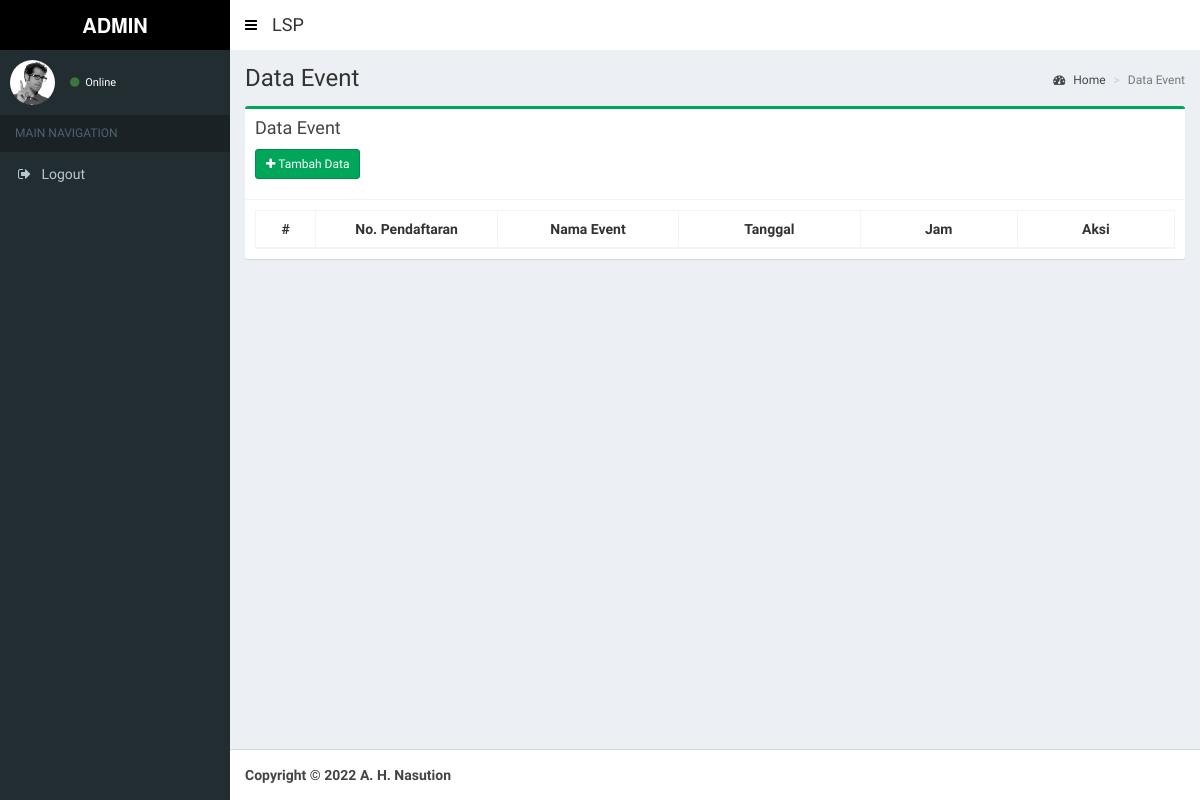
The app's page /index.php/event, older data.
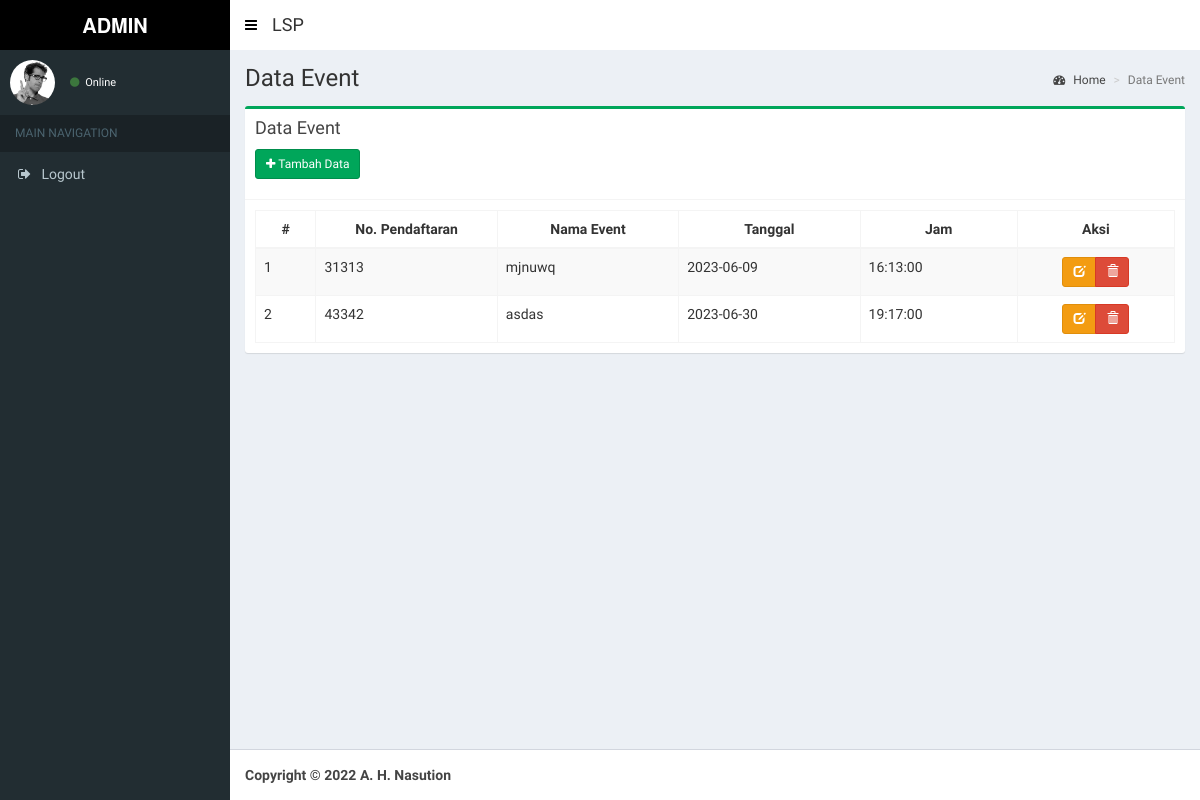
The same page, newer data.
### tables this page shows
CREATE TABLE `tbl_event` (
  `id_event` int NOT NULL,
  `id_pendaftaran` int NOT NULL,
  `nama_event` varchar(50) NOT NULL,
  `tanggal_event` date NOT NULL,
  `jam_event` time NOT NULL
);

CREATE TABLE `tbl_pendaftaran` (
  `id_pendaftaran` int NOT NULL,
  `no_pendaftaran` varchar(50) NOT NULL,
  `tgl_pendaftaran` date NOT NULL,
  `id_asesi` int NOT NULL,
  `id_asesor` int NOT NULL,
  `id_skema` int NOT NULL,
  `apl01` int NOT NULL,
  `apl02` int NOT NULL,
  `sertifikat` varchar(50) NOT NULL,
  `status_pendaftaran` varchar(50) NOT NULL
);

### application/views/layout/v_content.php (called while the page is built, shortened)
 	<?php
	if ($content)
	{
		$this->load->view($content);
	}
?>

### application/controllers/Event.php (called while the page is built, shortened)
<?php
class Event extends CI_Controller {
	public function __construct()
	{
		$this->load->model('Event_model', 'event');
		$this->load->model('Pendaftaran_model', 'pendaftaran');
		$this->load->helper('tgl_indo');
		$this->load->helper('security');
	}
	public function index()
	{
		$data = array(
			'title'			=> 'LSP',
			'judul'			=> 'Data Event',
			'data' 			=> $this->event->tabel()->result(),
			'content'		=> 'event/v_content',
			'ajax'	 		=> 'event/v_ajax'
		);
		$this->load->view('layout/v_wrapper', $data, FALSE);
	}
}

### index.php (called while the page is built, shortened)
<?php
require_once BASEPATH.'core/CodeIgniter.php';

### application/models/Event_model.php (called while the page is built, shortened)
<?php
class Event_model extends CI_Model {
	public function tabel($where = null)
	{
		if($where == null){
			$this->db->select('*');
			$this->db->from('tbl_event');
			$this->db->join('tbl_pendaftaran', 'tbl_event.id_pendaftaran = tbl_pendaftaran.id_pendaftaran');
			$this->db->order_by('tbl_event.id_event', 'Asc');
			$query = $this->db->get();
		}
		return $query;
	}
}

### application/views/event/v_content.php (the view, shortened to what this page needs)
<section class="content-header">
  <h1>
    <?= $judul ?>
  </h1>
  <ol class="breadcrumb">
    <li><a href="<?= base_url() ?>dashboard"><i class="fa fa-dashboard"></i> Home</a></li>
    <li class="active"><?= $judul ?></li>
  </ol>
</section>
<section class="content">
  <div class="row">
    <div class="col-xs-12">
      <div class="box box-success">
        <div class="box-header with-border">
          <h3 class="box-title">Data Event</h3>
          <div style="padding-top: 10px;">
          <p><a href="<?= base_url(); ?>event/add" class="btn btn-sm btn-success icon-btn"><i class="fa fa-plus"></i> Tambah Data</a></p>
          </div>
        </div>
        <div class="box-body table-responsive">
          <table id="example1" class="table table-bordered table-striped" style="width: 100%;">
              <thead>
                  <tr>
                      <th style="width: 5%;text-align: center;">#</th>
                      <th style="width: 15%;text-align: center;">No. Pendaftaran</th>
                      <th style="width: 15%;text-align: center;">Nama Event</th>
                      <th style="width: 15%;text-align: center;">Tanggal</th>
                      <th style="width: 13%;text-align: center;">Jam</th>
                      <th style="width: 13%;text-align: center;">Aksi</th>
                  </tr>
              </thead>
              <tbody>
                  <?php $total= 0; $no=1; foreach($data as $row){  ?>
                  <tr>
                      <td><?= $no++ ?></td>
                      <td><?= $row->no_pendaftaran ?></td>
                      <td><?= $row->nama_event ?></td>
                      <td><?= $row->tanggal_event ?></td>
                      <td><?= $row->jam_event ?></td>
                      <td style="text-align: center;">
                          <form action="<?= base_url() ?>event/delete/<?= $row->id_event ?>" method="post">
                              <div class="btn-group">
                                  <a href="<?= base_url() ?>event/edit/<?= $row->id_event ?>" class=" btn btn-sm btn-warning" data-toggle="tooltip" title="Edit"><span class="glyphicon glyphicon-edit"></span></a>
                                  <button class="btn btn-sm btn-danger" type="submit" onclick="return confirm('Yakin ingin menghapus data?')" data-toggle="tooltip" title="Hapus"><span class="glyphicon glyphicon-trash"></span></button>
                              </div>
                          </form>
                      </td>
                  </tr>
                <?php } ?>
              </tbody>
          </table>
        </div>
      </div>
    </div>
  </div>
</section>

Row changes from the older to the newer data that the page shows:
added tbl_event: id_pendaftaran.no_pendaftaran "31313", nama_event "mjnuwq", tanggal_event "2023-06-09", jam_event "16:13:00"
added tbl_event: id_pendaftaran.no_pendaftaran "43342", nama_event "asdas", tanggal_event "2023-06-30", jam_event "19:17:00"
